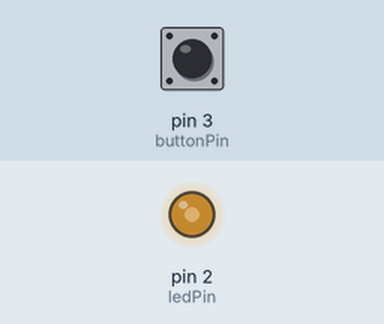
Recording of a sketch running on a simulated Arduino Uno, built with avr-gcc and run on an emulated ATmega328P. On the bench: output pins drawn as LEDs (lit = HIGH). Inputs (shaded band) come from the test bench; at power-on: pin 3 (buttonPin) HIGH.

Above: at 1.2 s.
1.3 s: pin 3 (buttonPin) pulled LOW for 0.15 s
At 1.42 s:
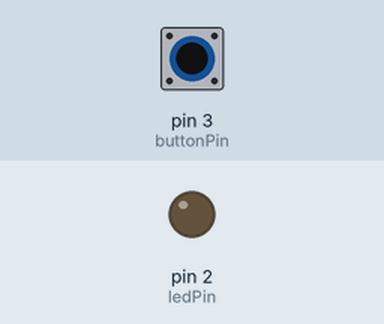
2.9 s: pin 3 (buttonPin) pulled LOW for 1 s
At 4.3 s:
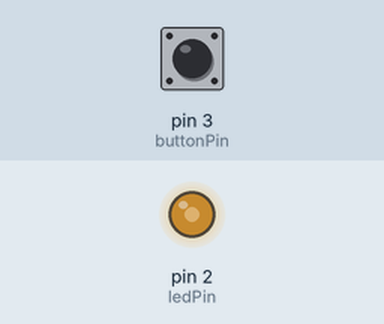
Timing chart, 0 to 5.9 s (numbered marks = the images above; inputs shaded):
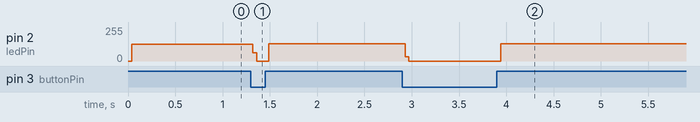

Measured:
- after the input at 1.3 s, pin 2 (ledPin): 125/255 → 0/255 at once, → 130/255 0.17 s later
- after the input at 2.9 s, pin 2 (ledPin): 130/255 → 0/255 at once, → 130/255 1.0 s later

The sketch:

if_loop.ino
```cpp
int buttonPin = 3;
int ledPin = 2 ;

void setup() {
  // put your setup code here, to run once:
  pinMode(buttonPin,INPUT_PULLUP);
  pinMode(ledPin,OUTPUT);

}

void loop() {
  // put your main code here, to run repeatedly:
  int buttonState = digitalRead(buttonPin) ;
  int ledstate = digitalRead(ledPin) ;

  //start loop
  if(buttonState == 1 && ledstate == 0){
    digitalWrite(ledPin,HIGH);
    }else{
      digitalWrite(ledPin,LOW);
  }

}
```
